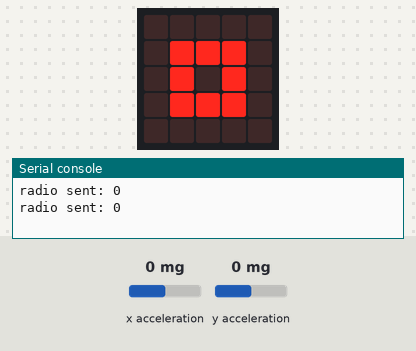
This program was run on a simulated BBC micro:bit (MakeCode). Shown: the board's 5×5 LED display, the last lines printed to the serial console. The test bench sets the inputs (shaded band); at power-on: x acceleration 0 mg, y acceleration 0 mg. No radio messages arrive unless stated (any console line starting 'radio sent:' is added by the test bench).

Above: at 1.2 s.
1.3 s: x acceleration set to -188 mg
2.8 s: x acceleration set to -212 mg
At 3.5 s:
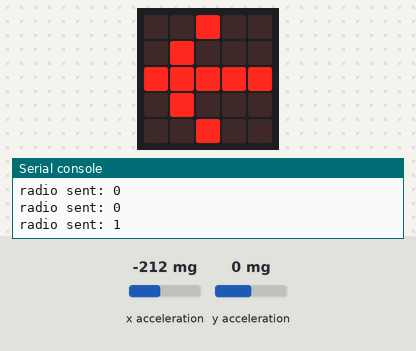
4.3 s: y acceleration set to -182 mg
5.8 s: y acceleration set to -220 mg
At 6.39 s:
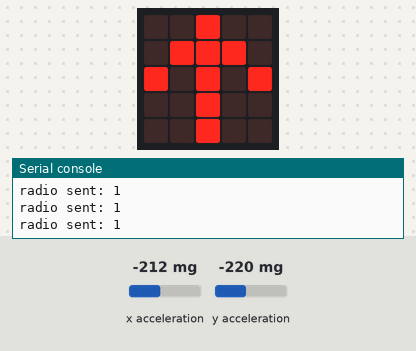
8.8 s: x acceleration set to 750 mg
At 9.28 s:
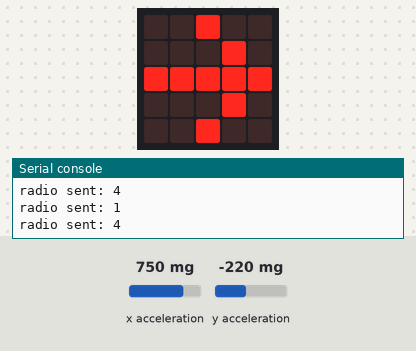
11.8 s: y acceleration set to 750 mg
At 12.16 s:
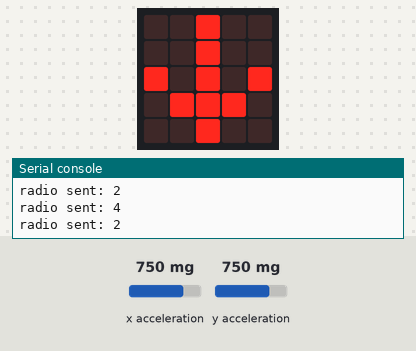
Timing chart, 0 to 14.8 s (numbered marks = the images above; inputs shaded):
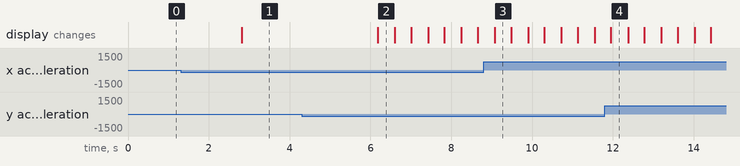

The program:

main.ts
```typescript
radio.setGroup(1)
basic.forever(function () {
    if (Math.abs(input.acceleration(Dimension.Y)) < 100 && Math.abs(input.acceleration(Dimension.X)) < 100) {
        basic.showLeds(`
            . . . . .
            . # # # .
            . # . # .
            . # # # .
            . . . . .
            `)
        radio.sendNumber(0)
    }
    if (input.acceleration(Dimension.X) < -200) {
        basic.showLeds(`
            . . # . .
            . # . . .
            # # # # #
            . # . . .
            . . # . .
            `)
        radio.sendNumber(1)
    }
    if (input.acceleration(Dimension.X) > 200) {
        basic.showLeds(`
            . . # . .
            . . . # .
            # # # # #
            . . . # .
            . . # . .
            `)
        radio.sendNumber(2)
    }
    if (input.acceleration(Dimension.Y) > 200) {
        basic.showLeds(`
            . . # . .
            . . # . .
            # . # . #
            . # # # .
            . . # . .
            `)
        radio.sendNumber(3)
    }
    if (input.acceleration(Dimension.Y) < -200) {
        basic.showLeds(`
            . . # . .
            . # # # .
            # . # . #
            . . # . .
            . . # . .
            `)
        radio.sendNumber(4)
    }
})
```

test.ts
```typescript
// tests gaan hier; deze zal niet worden gecompileerd wanneer dit pakket wordt gebruikt als extensie.
```

Measured:
- the behaviour switches between -200 and -201 mg on x acceleration (found by bisection; images 0 and 1)
- the behaviour switches between -200 and -201 mg on y acceleration (found by bisection; images 1 and 2)
- after the input at 2.8 s, the display: changes at once (image 1)
- after the input at 5.8 s, the display: changes after 0.38 s (image 2)
- after the input at 8.8 s, the display: changes after 0.28 s (image 3)
- after the input at 11.8 s, the display: changes after 0.15 s (image 4)
- what the display in image 2 shows lasts 0.4 s, from 6.2 s to 6.6 s
